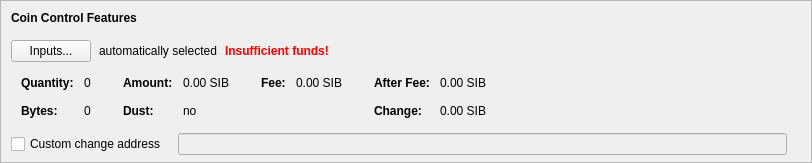
    <widget class="QFrame" name="frameCoinControl">
     <property name="sizePolicy">
      <sizepolicy hsizetype="Expanding" vsizetype="Expanding">
       <horstretch>0</horstretch>
       <verstretch>0</verstretch>
      </sizepolicy>
     </property>
     <property name="maximumSize">
      <size>
       <width>16777215</width>
       <height>16777215</height>
      </size>
     </property>
     <property name="frameShape">
      <enum>QFrame::StyledPanel</enum>
     </property>
     <property name="frameShadow">
      <enum>QFrame::Sunken</enum>
     </property>
     <layout class="QVBoxLayout" name="verticalLayoutCoinControl2">
      <property name="spacing">
       <number>0</number>
      </property>
      <property name="leftMargin">
       <number>0</number>
      </property>
      <property name="topMargin">
       <number>0</number>
      </property>
      <property name="rightMargin">
       <number>0</number>
      </property>
      <property name="bottomMargin">
       <number>6</number>
      </property>
      <item>
       <layout class="QVBoxLayout" name="verticalLayoutCoinControl" stretch="0,0,0,0,1">
        <property name="spacing">
         <number>0</number>
        </property>
        <property name="leftMargin">
         <number>10</number>
        </property>
        <property name="topMargin">
         <number>10</number>
        </property>
        <item>
         <layout class="QHBoxLayout" name="horizontalLayoutCoinControl1">
          <property name="bottomMargin">
           <number>15</number>
          </property>
          <item>
           <widget class="QLabel" name="labelCoinControlFeatures">
            <property name="sizePolicy">
             <sizepolicy hsizetype="Preferred" vsizetype="Maximum">
              <horstretch>0</horstretch>
              <verstretch>0</verstretch>
             </sizepolicy>
            </property>
            <property name="font">
             <font>
              <weight>75</weight>
              <bold>true</bold>
             </font>
            </property>
            <property name="styleSheet">
             <string notr="true">font-weight:bold;</string>
            </property>
            <property name="text">
             <string>Coin Control Features</string>
            </property>
           </widget>
          </item>
         </layout>
        </item>
        <item>
         <layout class="QHBoxLayout" name="horizontalLayoutCoinControl2" stretch="0,0,0,0">
          <property name="spacing">
           <number>8</number>
          </property>
          <property name="bottomMargin">
           <number>10</number>
          </property>
          <item>
           <widget class="QPushButton" name="pushButtonCoinControl">
            <property name="styleSheet">
             <string notr="true"/>
            </property>
            <property name="text">
             <string>Inputs...</string>
            </property>
            <property name="autoDefault">
             <bool>false</bool>
            </property>
           </widget>
          </item>
          <item>
           <widget class="QLabel" name="labelCoinControlAutomaticallySelected">
            <property name="text">
             <string>automatically selected</string>
            </property>
            <property name="margin">
             <number>5</number>
            </property>
           </widget>
          </item>
          <item>
           <widget class="QLabel" name="labelCoinControlInsuffFunds">
            <property name="font">
             <font>
              <weight>75</weight>
              <bold>true</bold>
             </font>
            </property>
            <property name="styleSheet">
             <string notr="true">color:red;font-weight:bold;</string>
            </property>
            <property name="text">
             <string>Insufficient funds!</string>
            </property>
            <property name="margin">
             <number>5</number>
            </property>
           </widget>
          </item>
          <item>
           <spacer name="horizontalSpacerCoinControl">
            <property name="orientation">
             <enum>Qt::Horizontal</enum>
            </property>
            <property name="sizeHint" stdset="0">
             <size>
              <width>40</width>
              <height>1</height>
             </size>
            </property>
           </spacer>
          </item>
         </layout>
        </item>
        <item>
         <widget class="QWidget" name="widgetCoinControl" native="true">
          <property name="sizePolicy">
           <sizepolicy hsizetype="Preferred" vsizetype="Preferred">
            <horstretch>0</horstretch>
            <verstretch>0</verstretch>
           </sizepolicy>
          </property>
          <property name="minimumSize">
           <size>
            <width>0</width>
            <height>0</height>
           </size>
          </property>
          <property name="styleSheet">
           <string notr="true"/>
          </property>
          <layout class="QHBoxLayout" name="horizontalLayoutCoinControl5">
           <property name="margin">
            <number>0</number>
           </property>
           <item>
            <layout class="QHBoxLayout" name="horizontalLayoutCoinControl3" stretch="0,0,0,1">
             <property name="spacing">
              <number>20</number>
             </property>
             <property name="topMargin">
              <number>0</number>
             </property>
             <property name="bottomMargin">
              <number>10</number>
             </property>
             <item>
              <layout class="QFormLayout" name="formLayoutCoinControl1">
               <property name="horizontalSpacing">
                <number>10</number>
               </property>
               <property name="verticalSpacing">
                <number>14</number>
               </property>
               <property name="leftMargin">
                <number>10</number>
               </property>
               <property name="topMargin">
                <number>4</number>
               </property>
               <property name="rightMargin">
                <number>6</number>
               </property>
               <item row="0" column="0">
                <widget class="QLabel" name="labelCoinControlQuantityText">
                 <property name="font">
                  <font>
                   <weight>75</weight>
                   <bold>true</bold>
                  </font>
                 </property>
                 <property name="text">
                  <string>Quantity:</string>
                 </property>
                 <property name="margin">
                  <number>0</number>
                 </property>
                </widget>
               </item>
               <item row="0" column="1">
                <widget class="QLabel" name="labelCoinControlQuantity">
                 <property name="cursor">
                  <cursorShape>IBeamCursor</cursorShape>
                 </property>
                 <property name="contextMenuPolicy">
                  <enum>Qt::ActionsContextMenu</enum>
                 </property>
                 <property name="text">
                  <string notr="true">0</string>
                 </property>
                 <property name="margin">
                  <number>0</number>
                 </property>
                 <property name="textInteractionFlags">
                  <set>Qt::LinksAccessibleByMouse|Qt::TextSelectableByKeyboard|Qt::TextSelectableByMouse</set>
                 </property>
                </widget>
               </item>
               <item row="1" column="0">
                <widget class="QLabel" name="labelCoinControlBytesText">
                 <property name="font">
                  <font>
                   <weight>75</weight>
                   <bold>true</bold>
                  </font>
                 </property>
                 <property name="text">
                  <string>Bytes:</string>
                 </property>
                </widget>
               </item>
               <item row="1" column="1">
                <widget class="QLabel" name="labelCoinControlBytes">
                 <property name="cursor">
                  <cursorShape>IBeamCursor</cursorShape>
                 </property>
                 <property name="contextMenuPolicy">
                  <enum>Qt::ActionsContextMenu</enum>
                 </property>
                 <property name="text">
                  <string notr="true">0</string>
                 </property>
                 <property name="textInteractionFlags">
                  <set>Qt::LinksAccessibleByMouse|Qt::TextSelectableByKeyboard|Qt::TextSelectableByMouse</set>
                 </property>
                </widget>
               </item>
              </layout>
             </item>
             <item>
              <layout class="QFormLayout" name="formLayoutCoinControl2">
               <property name="horizontalSpacing">
                <number>10</number>
               </property>
               <property name="verticalSpacing">
                <number>14</number>
               </property>
               <property name="leftMargin">
                <number>6</number>
               </property>
               <property name="topMargin">
                <number>4</number>
               </property>
               <property name="rightMargin">
                <number>6</number>
               </property>
               <item row="0" column="0">
                <widget class="QLabel" name="labelCoinControlAmountText">
                 <property name="font">
                  <font>
                   <weight>75</weight>
                   <bold>true</bold>
                  </font>
                 </property>
                 <property name="text">
                  <string>Amount:</string>
                 </property>
                 <property name="margin">
                  <number>0</number>
                 </property>
                </widget>
               </item>
               <item row="0" column="1">
                <widget class="QLabel" name="labelCoinControlAmount">
                 <property name="cursor">
                  <cursorShape>IBeamCursor</cursorShape>
                 </property>
                 <property name="contextMenuPolicy">
                  <enum>Qt::ActionsContextMenu</enum>
                 </property>
                 <property name="text">
                  <string notr="true">0.00 SIB</string>
                 </property>
                 <property name="textInteractionFlags">
                  <set>Qt::LinksAccessibleByMouse|Qt::TextSelectableByKeyboard|Qt::TextSelectableByMouse</set>
                 </property>
                </widget>
               </item>
               <item row="1" column="0">
                <widget class="QLabel" name="labelCoinControlLowOutputText">
                 <property name="font">
                  <font>
                   <weight>75</weight>
                   <bold>true</bold>
                  </font>
                 </property>
                 <property name="text">
                  <string>Dust:</string>
                 </property>
                </widget>
               </item>
               <item row="1" column="1">
                <widget class="QLabel" name="labelCoinControlLowOutput">
                 <property name="cursor">
                  <cursorShape>IBeamCursor</cursorShape>
                 </property>
                 <property name="contextMenuPolicy">
                  <enum>Qt::ActionsContextMenu</enum>
                 </property>
                 <property name="text">
                  <string notr="true">no</string>
                 </property>
                 <property name="textInteractionFlags">
                  <set>Qt::LinksAccessibleByMouse|Qt::TextSelectableByKeyboard|Qt::TextSelectableByMouse</set>
                 </property>
                </widget>
               </item>
              </layout>
             </item>
             <item>
              <layout class="QFormLayout" name="formLayoutCoinControl3">
               <property name="horizontalSpacing">
                <number>10</number>
               </property>
               <property name="verticalSpacing">
                <number>14</number>
               </property>
               <property name="leftMargin">
                <number>6</number>
               </property>
               <property name="topMargin">
                <number>4</number>
               </property>
               <property name="rightMargin">
                <number>6</number>
               </property>
               <item row="0" column="0">
                <widget class="QLabel" name="labelCoinControlFeeText">
                 <property name="font">
                  <font>
                   <weight>75</weight>
                   <bold>true</bold>
                  </font>
                 </property>
                 <property name="text">
                  <string>Fee:</string>
                 </property>
                 <property name="margin">
                  <number>0</number>
                 </property>
                </widget>
               </item>
               <item row="0" column="1">
                <widget class="QLabel" name="labelCoinControlFee">
                 <property name="cursor">
                  <cursorShape>IBeamCursor</cursorShape>
                 </property>
                 <property name="contextMenuPolicy">
                  <enum>Qt::ActionsContextMenu</enum>
                 </property>
                 <property name="text">
                  <string notr="true">0.00 SIB</string>
                 </property>
                 <property name="textInteractionFlags">
                  <set>Qt::LinksAccessibleByMouse|Qt::TextSelectableByKeyboard|Qt::TextSelectableByMouse</set>
                 </property>
                </widget>
               </item>
              </layout>
             </item>
             <item>
              <layout class="QFormLayout" name="formLayoutCoinControl4">
               <property name="horizontalSpacing">
                <number>10</number>
               </property>
               <property name="verticalSpacing">
                <number>14</number>
               </property>
               <property name="leftMargin">
                <number>6</number>
               </property>
               <property name="topMargin">
                <number>4</number>
               </property>
               <property name="rightMargin">
                <number>6</number>
               </property>
               <item row="0" column="0">
                <widget class="QLabel" name="labelCoinControlAfterFeeText">
                 <property name="font">
                  <font>
                   <weight>75</weight>
                   <bold>true</bold>
                  </font>
                 </property>
                 <property name="text">
                  <string>After Fee:</string>
                 </property>
                 <property name="margin">
                  <number>0</number>
                 </property>
                </widget>
               </item>
               <item row="0" column="1">
                <widget class="QLabel" name="labelCoinControlAfterFee">
                 <property name="cursor">
                  <cursorShape>IBeamCursor</cursorShape>
                 </property>
                 <property name="contextMenuPolicy">
                  <enum>Qt::ActionsContextMenu</enum>
                 </property>
                 <property name="text">
                  <string notr="true">0.00 SIB</string>
                 </property>
                 <property name="textInteractionFlags">
                  <set>Qt::LinksAccessibleByMouse|Qt::TextSelectableByKeyboard|Qt::TextSelectableByMouse</set>
                 </property>
                </widget>
               </item>
               <item row="1" column="0">
                <widget class="QLabel" name="labelCoinControlChangeText">
                 <property name="font">
                  <font>
                   <weight>75</weight>
                   <bold>true</bold>
                  </font>
                 </property>
                 <property name="text">
                  <string>Change:</string>
                 </property>
                </widget>
               </item>
               <item row="1" column="1">
                <widget class="QLabel" name="labelCoinControlChange">
                 <property name="cursor">
                  <cursorShape>IBeamCursor</cursorShape>
                 </property>
                 <property name="contextMenuPolicy">
                  <enum>Qt::ActionsContextMenu</enum>
                 </property>
                 <property name="text">
                  <string notr="true">0.00 SIB</string>
                 </property>
                 <property name="textInteractionFlags">
                  <set>Qt::LinksAccessibleByMouse|Qt::TextSelectableByKeyboard|Qt::TextSelectableByMouse</set>
                 </property>
                </widget>
               </item>
              </layout>
             </item>
            </layout>
           </item>
          </layout>
         </widget>
        </item>
        <item>
         <layout class="QHBoxLayout" name="horizontalLayoutCoinControl4" stretch="0,0,0">
          <property name="spacing">
           <number>12</number>
          </property>
          <property name="sizeConstraint">
           <enum>QLayout::SetDefaultConstraint</enum>
          </property>
          <property name="topMargin">
           <number>5</number>
          </property>
          <property name="rightMargin">
           <number>5</number>
          </property>
          <item>
           <widget class="QCheckBox" name="checkBoxCoinControlChange">
            <property name="toolTip">
             <string>If this is activated, but the change address is empty or invalid, change will be sent to a newly generated address.</string>
            </property>
            <property name="text">
             <string>Custom change address</string>
            </property>
           </widget>
          </item>
          <item>
           <widget class="QValidatedLineEdit" name="lineEditCoinControlChange">
            <property name="enabled">
             <bool>false</bool>
            </property>
            <property name="sizePolicy">
             <sizepolicy hsizetype="Expanding" vsizetype="Fixed">
              <horstretch>0</horstretch>
              <verstretch>0</verstretch>
             </sizepolicy>
            </property>
           </widget>
          </item>
          <item>
           <widget class="QLabel" name="labelCoinControlChangeLabel">
            <property name="sizePolicy">
             <sizepolicy hsizetype="Preferred" vsizetype="Expanding">
              <horstretch>0</horstretch>
              <verstretch>0</verstretch>
             </sizepolicy>
            </property>
            <property name="minimumSize">
             <size>
              <width>0</width>
              <height>0</height>
             </size>
            </property>
            <property name="text">
             <string/>
            </property>
            <property name="margin">
             <number>3</number>
            </property>
           </widget>
          </item>
         </layout>
        </item>
        <item>
         <spacer name="verticalSpacerCoinControl">
          <property name="orientation">
           <enum>Qt::Vertical</enum>
          </property>
          <property name="sizeHint" stdset="0">
           <size>
            <width>800</width>
            <height>1</height>
           </size>
          </property>
         </spacer>
        </item>
       </layout>
      </item>
     </layout>
    </widget>
